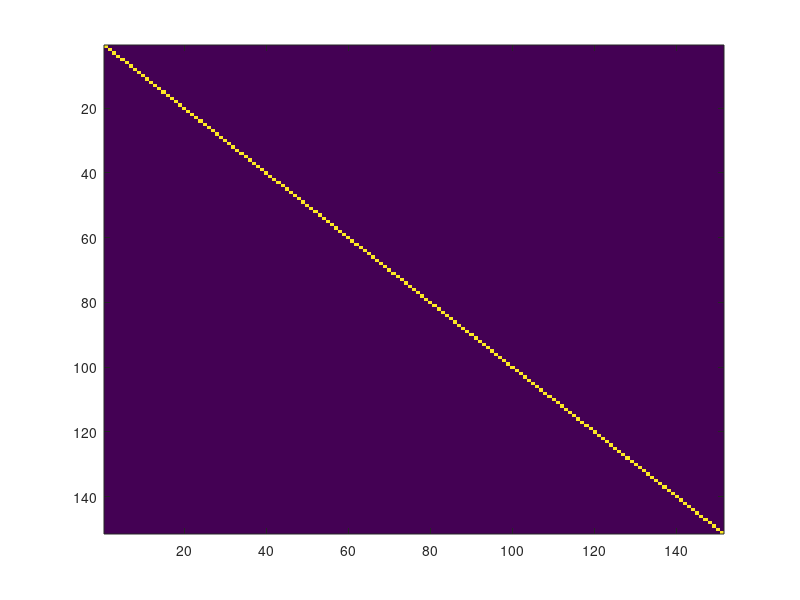

Here is the MATLAB script that generated this plot:
%++++++++++++++++++++++++++++++++++++++++++++++++++++++++
% Eigenfrequencies and eigenmodes of Stiff String with distributed bridge
%                   CENTRED conditions
%                    Riccardo Russo
%                 University of Bologna
%++++++++++++++++++++++++++++++++++++++++++++++++++++++++
clear 
close all

%+++++++++++++++++++++++++++++++++++++++++++++++++++++++++++++++++++++++++%
%%%%% Custom Parameters
SR = 44100;                         % sample rate
k = 1 / SR;                         % time step
durSec = 5;                         % simulation length [s]

h = 0.5e-2;

timeSamples = floor(durSec*SR);     % simulation length [samples]
timeVec = (1:timeSamples)*k;

%%%%% String Parameters
T0    = 147.7 ;            %-- tension [N]
radius     = 4.55e-4 ;          %-- radius [m]
E  = 2.5e10 ;           %-- Young's mod [Pa]
rho   = 5535 ;             %-- density [kg/m^3]
L     = 0.69 ;             %-- length [m]
% L = 0.69;
% radius = 3.75e-04;                  % string radius [m]
%         rho = 3.7575e3;                     % string Density [kg/m] 
%         T0 = 153;                           % tension [N] 
%         E = 25e9;                          % young modulus [Pa]
        A = pi*radius^2;
        rA = rho*A;
        Inertia = (pi*radius^4)/ 4;        % moment of inertia
        EI = E*Inertia;
        K = sqrt(E*Inertia/(rA*L^4));
        c = sqrt(T0/rA);

%%%%% Bridge Parameters
LB = 7e-2;                          % string length [m]
radiusB = 1e-3;
rhoB =8e3;                          % string Density [kg/m^3] 
AB = pi*radiusB^2;
rAB = rhoB*AB;
EB = 3e10;                          % young modulus [Pa]
InertiaB = (pi*radiusB^4)/ 4;         % moment of inertia
EIB    = EB*InertiaB;

zContact = 0.43*LB;

outPoint = 0.5233*L;
inPoint = 0.35432*L;

Ms = floor(L/h);
Mb = floor(LB/h);

Jvec = sparse(Mb - 1, 1); Jvec(floor(zContact/h)) = 1/h;

vs = ones(Ms-2,1);
DxxS = spdiags([vs/h^2 -2*vs/h^2 vs/h^2], -1:1, Ms-2, Ms-2);
DxxxxS = DxxS*DxxS;
 DxxxxS(end,end) = 6/h^4;
vb = ones(Mb-1,1);
DxxB = spdiags([vb/h^2 -2*vb/h^2 vb/h^2], -1:1, Mb-1, Mb-1);
DxxxxB = DxxB * DxxB;

vec1 = [sparse(Ms - 4,1); -EI/h^4; 4*EI/h^4 + T0/h^2];
vec2 = [sparse(Ms - 3,1); - EI/h^4];
zeroMat = sparse(Ms-4, Mb-1);
vec3 = sparse(1,Mb - 1);
vec4 = [vec1.', (-5*EI/h^4 - 2*T0/h^2), (2*EI/h^4 + T0/h^2), vec3];
vec5 = [vec2.', 0, 2*EI/h^4, -Jvec.'*EI/h^3];
vec6 = [zeroMat.', vec3.', -EI*Jvec/2/h^3, (2*EI/h^3 + T0/h)*Jvec,(-2*EI/h^3 - T0/h)*Jvec , -EIB*DxxxxB + Jvec*Jvec.'*EI/h^2/2];

K = -[(T0*DxxS - EI*DxxxxS), vec1, vec2, [zeroMat; vec3; vec3];
     vec4;
     vec5;
     vec6];
fullK = full(K);
M = [rA * ones(Ms, 1); rAB * ones(Mb - 1, 1)];
M = sparse(diag(M));
R = full(M\K);
[V, D] = eig(R);

[Dsort, Dind] = sort(diag(D));
Vsort = V(:,Dind);

%Nota che bisogna usare V^-1 e non V.' perchè M^-1*K non è simmetrica!
%Lo sarebbe se rAB fosse uguale a rA, a quel punto la matrice di massa
%sarebbe diagonale con la diagonale costante!
inProd = V^-1*V;

figure
imagesc(inProd);

